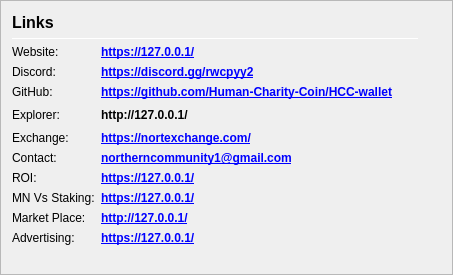
                   <widget class="QFrame" name="frame_Links">
                    <property name="frameShape">
                     <enum>QFrame::StyledPanel</enum>
                    </property>
                    <property name="frameShadow">
                     <enum>QFrame::Raised</enum>
                    </property>
                    <layout class="QGridLayout" name="gridLayout_2">
                     <item row="0" column="0">
                      <layout class="QHBoxLayout" name="horizontalLayout_Links_1" stretch="0,0">
                       <item>
                        <widget class="QLabel" name="label_Links_title">
                         <property name="minimumSize">
                          <size>
                           <width>0</width>
                           <height>20</height>
                          </size>
                         </property>
                         <property name="font">
                          <font>
                           <pointsize>12</pointsize>
                           <weight>75</weight>
                           <bold>true</bold>
                          </font>
                         </property>
                         <property name="text">
                          <string>Links</string>
                         </property>
                        </widget>
                       </item>
                       <item>
                        <spacer name="horizontalSpacer_Links_1">
                         <property name="orientation">
                          <enum>Qt::Horizontal</enum>
                         </property>
                         <property name="sizeHint" stdset="0">
                          <size>
                           <width>40</width>
                           <height>20</height>
                          </size>
                         </property>
                        </spacer>
                       </item>
                      </layout>
                     </item>
                     <item row="1" column="0" colspan="3">
                      <widget class="Line" name="line_Links">
                       <property name="minimumSize">
                        <size>
                         <width>0</width>
                         <height>1</height>
                        </size>
                       </property>
                       <property name="maximumSize">
                        <size>
                         <width>16777215</width>
                         <height>1</height>
                        </size>
                       </property>
                       <property name="orientation">
                        <enum>Qt::Horizontal</enum>
                       </property>
                      </widget>
                     </item>
                     <item row="2" column="0">
                      <widget class="QLabel" name="labelLinks1">
                       <property name="styleSheet">
                        <string notr="true">font: 87 9pt &quot;Arial Black&quot;;</string>
                       </property>
                       <property name="text">
                        <string>Website:</string>
                       </property>
                      </widget>
                     </item>
                     <item row="2" column="1">
                      <widget class="QLabel" name="labelLinksUrl1">
                       <property name="font">
                        <font>
                         <weight>75</weight>
                         <bold>true</bold>
                        </font>
                       </property>
                       <property name="text">
                        <string notr="true">&lt;a href=&quot;https://127.0.0.1/&quot;&gt;https://127.0.0.1/&lt;/a&gt;</string>
                       </property>
                       <property name="textFormat">
                        <enum>Qt::RichText</enum>
                       </property>
                       <property name="alignment">
                        <set>Qt::AlignLeading|Qt::AlignLeft|Qt::AlignVCenter</set>
                       </property>
                       <property name="openExternalLinks">
                        <bool>true</bool>
                       </property>
                      </widget>
                     </item>
                     <item row="3" column="0">
                      <widget class="QLabel" name="labelLinks2">
                       <property name="styleSheet">
                        <string notr="true">font: 87 9pt &quot;Arial Black&quot;;</string>
                       </property>
                       <property name="text">
                        <string>Discord:</string>
                       </property>
                      </widget>
                     </item>
                     <item row="3" column="1">
                      <widget class="QLabel" name="labelLinksUrl2">
                       <property name="font">
                        <font>
                         <weight>75</weight>
                         <bold>true</bold>
                        </font>
                       </property>
                       <property name="text">
                        <string notr="true">&lt;a href=&quot;https://discord.gg/rwcpyy2&quot;&gt;https://discord.gg/rwcpyy2&lt;/a&gt;</string>
                       </property>
                       <property name="alignment">
                        <set>Qt::AlignLeading|Qt::AlignLeft|Qt::AlignVCenter</set>
                       </property>
                       <property name="openExternalLinks">
                        <bool>true</bool>
                       </property>
                      </widget>
                     </item>
                     <item row="4" column="0">
                      <widget class="QLabel" name="labelLinks3">
                       <property name="styleSheet">
                        <string notr="true">font: 87 9pt &quot;Arial Black&quot;;</string>
                       </property>
                       <property name="text">
                        <string>GitHub:</string>
                       </property>
                      </widget>
                     </item>
                     <item row="4" column="1">
                      <widget class="QLabel" name="labelLinksUrl3">
                       <property name="font">
                        <font>
                         <weight>75</weight>
                         <bold>true</bold>
                        </font>
                       </property>
                       <property name="text">
                        <string notr="true">&lt;a href=&quot;https://github.com/Human-Charity-Coin/HCC-wallet&quot;&gt;https://github.com/Human-Charity-Coin/HCC-wallet&lt;/a&gt;</string>
                       </property>
                       <property name="alignment">
                        <set>Qt::AlignLeading|Qt::AlignLeft|Qt::AlignVCenter</set>
                       </property>
                       <property name="openExternalLinks">
                        <bool>true</bool>
                       </property>
                      </widget>
                     </item>
                     <item row="5" column="0">
                      <widget class="QLabel" name="labelLinks4">
                       <property name="styleSheet">
                        <string notr="true">font: 87 9pt &quot;Arial Black&quot;;</string>
                       </property>
                       <property name="text">
                        <string>Explorer:</string>
                       </property>
                      </widget>
                     </item>
                     <item row="5" column="1">
                      <widget class="QLabel" name="labelLinksUrl4">
                       <property name="font">
                        <font>
                         <weight>75</weight>
                         <bold>true</bold>
                        </font>
                       </property>
                       <property name="text">
                        <string notr="true">&lt;a href=&quot;http://127.0.0.1/ &quot;&gt;http://127.0.0.1/ &lt;/a&gt;</string>
                       </property>
                       <property name="alignment">
                        <set>Qt::AlignLeading|Qt::AlignLeft|Qt::AlignVCenter</set>
                       </property>
                       <property name="openExternalLinks">
                        <bool>true</bool>
                       </property>
                      </widget>
                     </item>
                     <item row="5" column="3">
                      <spacer name="horizontalSpacer_Links_2">
                       <property name="orientation">
                        <enum>Qt::Horizontal</enum>
                       </property>
                       <property name="sizeHint" stdset="0">
                        <size>
                         <width>22</width>
                         <height>20</height>
                        </size>
                       </property>
                      </spacer>
                     </item>
                     <item row="6" column="0">
                      <widget class="QLabel" name="labelLinks5">
                       <property name="styleSheet">
                        <string notr="true">font: 87 9pt &quot;Arial Black&quot;;</string>
                       </property>
                       <property name="text">
                        <string>Exchange:</string>
                       </property>
                      </widget>
                     </item>
                     <item row="6" column="1">
                      <widget class="QLabel" name="labelLinksUrl5">
                       <property name="font">
                        <font>
                         <weight>75</weight>
                         <bold>true</bold>
                        </font>
                       </property>
                       <property name="text">
                        <string notr="true">&lt;a href=&quot;https://nortexchange.com/&quot;&gt;https://nortexchange.com/&lt;/a&gt;</string>
                       </property>
                       <property name="alignment">
                        <set>Qt::AlignLeading|Qt::AlignLeft|Qt::AlignVCenter</set>
                       </property>
                       <property name="openExternalLinks">
                        <bool>true</bool>
                       </property>
                      </widget>
                     </item>
                     <item row="7" column="0">
                      <widget class="QLabel" name="labelLinks6">
                       <property name="styleSheet">
                        <string notr="true">font: 87 9pt &quot;Arial Black&quot;;</string>
                       </property>
                       <property name="text">
                        <string>Contact:</string>
                       </property>
                      </widget>
                     </item>
                     <item row="7" column="1">
                      <widget class="QLabel" name="labelLinksUrl6">
                       <property name="font">
                        <font>
                         <weight>75</weight>
                         <bold>true</bold>
                        </font>
                       </property>
                       <property name="text">
                        <string notr="true">&lt;a href=&quot;northerncommunity1@gmail.com&quot;&gt;northerncommunity1@gmail.com&lt;/a&gt;</string>
                       </property>
                       <property name="alignment">
                        <set>Qt::AlignLeading|Qt::AlignLeft|Qt::AlignVCenter</set>
                       </property>
                       <property name="openExternalLinks">
                        <bool>true</bool>
                       </property>
                      </widget>
                     </item>
                     <item row="8" column="0">
                      <widget class="QLabel" name="labelLinks7">
                       <property name="styleSheet">
                        <string notr="true">font: 87 9pt &quot;Arial Black&quot;;</string>
                       </property>
                       <property name="text">
                        <string>ROI:</string>
                       </property>
                      </widget>
                     </item>
                     <item row="8" column="1">
                      <widget class="QLabel" name="labelLinksUrl7">
                       <property name="font">
                        <font>
                         <weight>75</weight>
                         <bold>true</bold>
                        </font>
                       </property>
                       <property name="text">
                        <string notr="true">&lt;html&gt;&lt;head/&gt;&lt;body&gt;&lt;p&gt;&lt;a href=&quot;https://127.0.0.1/&quot;&gt;&lt;span style=&quot; text-decoration: underline; color:#0000ff;&quot;&gt;https://127.0.0.1/&lt;/span&gt;&lt;/a&gt;&lt;/p&gt;&lt;/body&gt;&lt;/html&gt;</string>
                       </property>
                       <property name="alignment">
                        <set>Qt::AlignLeading|Qt::AlignLeft|Qt::AlignVCenter</set>
                       </property>
                       <property name="openExternalLinks">
                        <bool>true</bool>
                       </property>
                      </widget>
                     </item>
                     <item row="9" column="0">
                      <widget class="QLabel" name="labelLinks8">
                       <property name="styleSheet">
                        <string notr="true">font: 87 9pt &quot;Arial Black&quot;;</string>
                       </property>
                       <property name="text">
                        <string>MN Vs Staking:</string>
                       </property>
                      </widget>
                     </item>
                     <item row="9" column="1" colspan="2">
                      <widget class="QLabel" name="labelLinksUrl8">
                       <property name="font">
                        <font>
                         <weight>75</weight>
                         <bold>true</bold>
                        </font>
                       </property>
                       <property name="text">
                        <string notr="true">&lt;html&gt;&lt;head/&gt;&lt;body&gt;&lt;p&gt;&lt;a href=&quot;https://127.0.0.1/&quot;&gt;&lt;span style=&quot; text-decoration: underline; color:#0000ff;&quot;&gt;https://127.0.0.1/&lt;/span&gt;&lt;/a&gt;&lt;/p&gt;&lt;/body&gt;&lt;/html&gt;</string>
                       </property>
                       <property name="alignment">
                        <set>Qt::AlignLeading|Qt::AlignLeft|Qt::AlignVCenter</set>
                       </property>
                       <property name="openExternalLinks">
                        <bool>true</bool>
                       </property>
                      </widget>
                     </item>
                     <item row="10" column="0">
                      <widget class="QLabel" name="labelLinks8_2">
                       <property name="styleSheet">
                        <string notr="true">font: 87 9pt &quot;Arial Black&quot;;</string>
                       </property>
                       <property name="text">
                        <string>Market Place:</string>
                       </property>
                      </widget>
                     </item>
                     <item row="10" column="1">
                      <widget class="QLabel" name="labelLinksUrl9">
                       <property name="font">
                        <font>
                         <weight>75</weight>
                         <bold>true</bold>
                        </font>
                       </property>
                       <property name="text">
                        <string notr="true">&lt;html&gt;&lt;head/&gt;&lt;body&gt;&lt;p&gt;&lt;a href=&quot;http://127.0.0.1/&quot;&gt;&lt;span style=&quot; text-decoration: underline; color:#0000ff;&quot;&gt;http://127.0.0.1/&lt;/span&gt;&lt;/a&gt;&lt;/p&gt;&lt;/body&gt;&lt;/html&gt;</string>
                       </property>
                       <property name="alignment">
                        <set>Qt::AlignLeading|Qt::AlignLeft|Qt::AlignVCenter</set>
                       </property>
                       <property name="openExternalLinks">
                        <bool>true</bool>
                       </property>
                      </widget>
                     </item>
                     <item row="11" column="1">
                      <widget class="QLabel" name="labelLinksUrl9_2">
                       <property name="font">
                        <font>
                         <weight>75</weight>
                         <bold>true</bold>
                        </font>
                       </property>
                       <property name="text">
                        <string notr="true">&lt;html&gt;&lt;head/&gt;&lt;body&gt;&lt;p&gt;&lt;a href=&quot;https://127.0.0.1/&quot;&gt;&lt;span style=&quot; text-decoration: underline; color:#0000ff;&quot;&gt;https://127.0.0.1/&lt;/span&gt;&lt;/a&gt;&lt;/p&gt;&lt;/body&gt;&lt;/html&gt;</string>
                       </property>
                       <property name="alignment">
                        <set>Qt::AlignLeading|Qt::AlignLeft|Qt::AlignVCenter</set>
                       </property>
                       <property name="openExternalLinks">
                        <bool>true</bool>
                       </property>
                      </widget>
                     </item>
                     <item row="12" column="2">
                      <spacer name="verticalSpacer_5">
                       <property name="orientation">
                        <enum>Qt::Vertical</enum>
                       </property>
                       <property name="sizeHint" stdset="0">
                        <size>
                         <width>20</width>
                         <height>18</height>
                        </size>
                       </property>
                      </spacer>
                     </item>
                     <item row="11" column="0">
                      <widget class="QLabel" name="labelLinks1_2">
                       <property name="styleSheet">
                        <string notr="true">font: 87 9pt &quot;Arial Black&quot;;</string>
                       </property>
                       <property name="text">
                        <string>Advertising:</string>
                       </property>
                      </widget>
                     </item>
                    </layout>
                   </widget>
